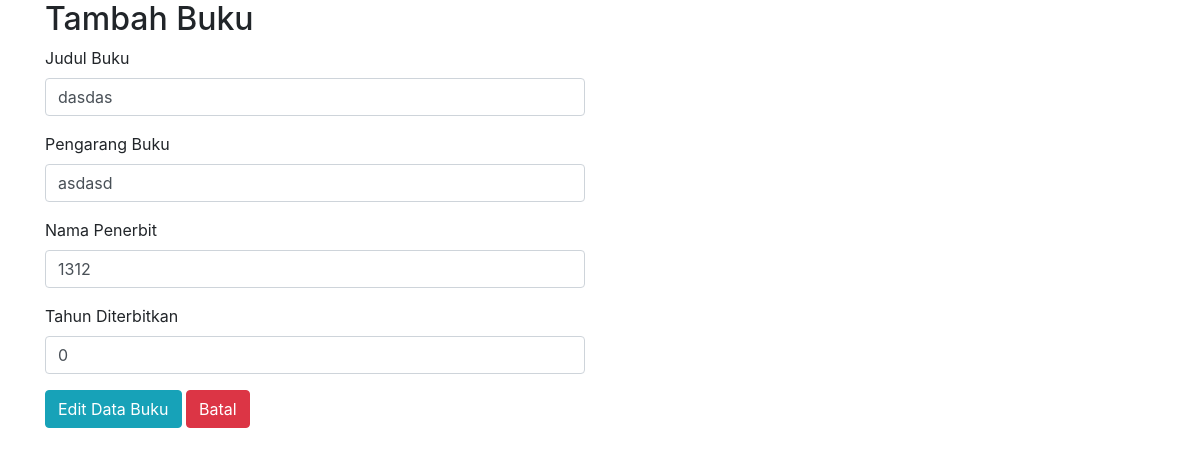
/edit.php?kode=5, run on the app's committed database.
### tables this page shows
CREATE TABLE `buku` (
  `id` int(11) NOT NULL,
  `judul` varchar(55) NOT NULL,
  `pengarang` varchar(55) NOT NULL,
  `penerbit` varchar(55) NOT NULL,
  `tahun` int(11) NOT NULL
);

### edit_control.php (called while the page is built, shortened)
<?php
    if( isset($_GET['kode']) ) {
        $buku = new Library();
        $book = $buku->editBuku($_GET['kode']);
        $edit = $book->fetch(PDO::FETCH_OBJ);
    } else {
        echo "Error";
    }
?>

### library.php (called while the page is built, shortened)
<?php
 class Library {
     public function __construct() {
         $this->db = new PDO('mysql:host=localhost;dbname=bukudb', 'root', '');
     }
     public function editBuku($id) {
         $sql = "SELECT * FROM buku WHERE id = '$id' ";
         $query = $this->db->query($sql);
         return $query;
     }
 }

### edit.php (the view, shortened to what this page needs)
<?php
    require 'library.php';
    require 'edit_control.php';
?>
<!DOCTYPE html>
<html lang="en">
<head>
    <link rel="stylesheet" href="https://stackpath.bootstrapcdn.com/bootstrap/4.5.2/css/bootstrap.min.css">
</head>
<body>
    <div class="container">
        <div class="row">
            <div class="col-sm-6">
                <form action="" method="POST">
                    <h2> Tambah Buku </h2>
                    <div class="form-group">
                        <label for="judul"> Judul Buku </label>
                        <input type="text" name="judul" id="judul" class="form-control" autocomplete="off" value="<?= $edit->judul; ?>">
                    </div>
                    <div class="form-group">
                        <label for="pengarang"> Pengarang Buku </label>
                        <input type="text" name="pengarang" id="pengarang" class="form-control" autocomplete="off" value="<?= $edit->pengarang; ?>" >
                    </div>
                    <div class="form-group">
                        <label for="penerbit"> Nama Penerbit </label>
                        <input type="text" name="penerbit" id="penerbit" class="form-control" autocomplete="off" value="<?= $edit->penerbit; ?>" >
                    </div>
                    <div class="form-group">
                        <label for="tahun"> Tahun Diterbitkan </label>
                        <input type="text" name="tahun" id="tahun" class="form-control" autocomplete="off" value="<?= $edit->tahun; ?>" >
                    </div>
                    <button type="submit" value="Tambah Data" name="btn_edit" class="btn btn-info"
                        onclick="return confirm('Apakah Yakin Ingin Mengedit Data ?');">
                        Edit Data Buku
                    </button>
                    <a href="index.php" class="btn btn-danger" >Batal</a>
                </form>
            </div>
        </div>
    </div>
</body>
</html>

### data on the page
buku: judul "dasdas", pengarang "asdasd", penerbit "1312", tahun "0"
